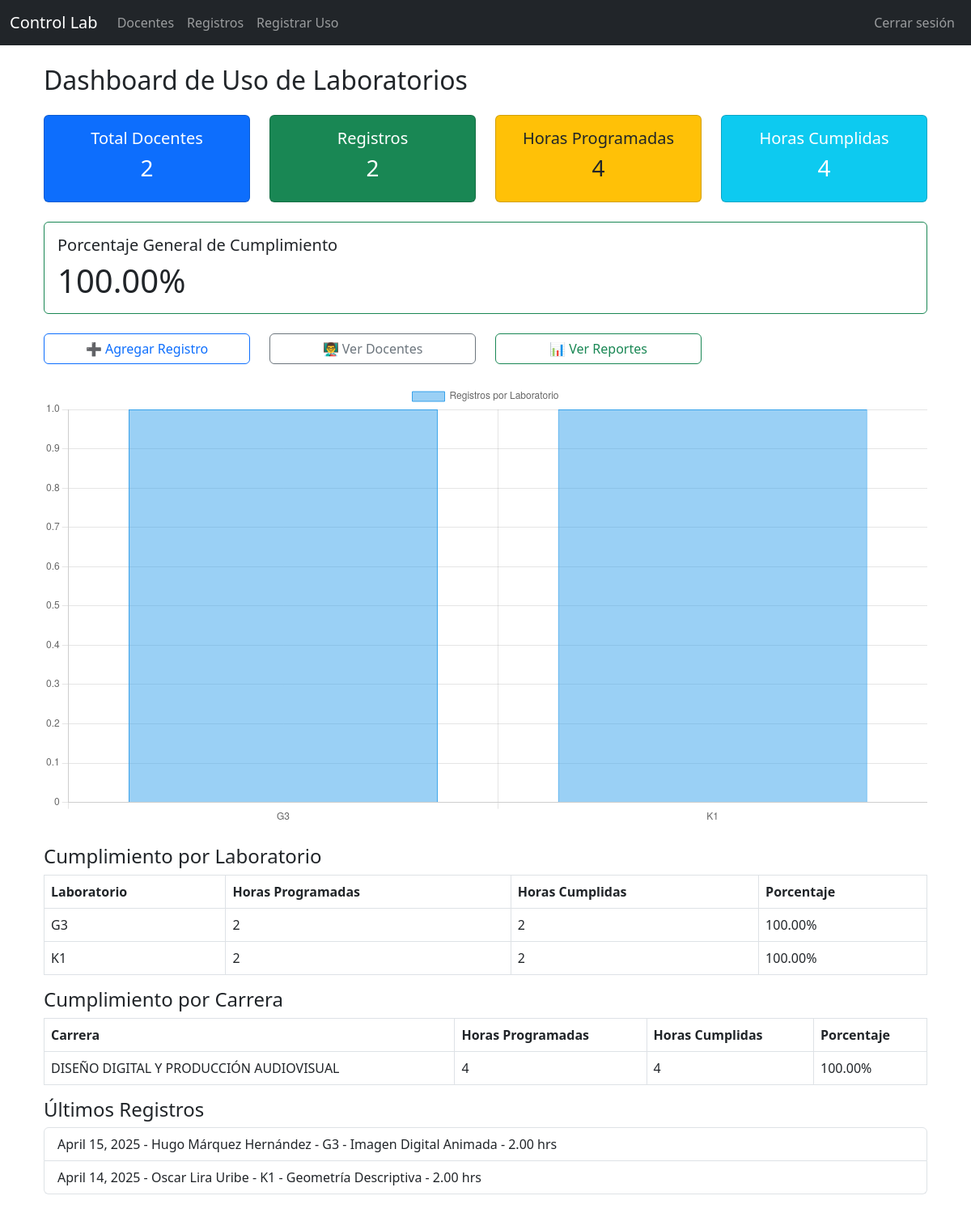
Before: / (signed in) with the older database file.
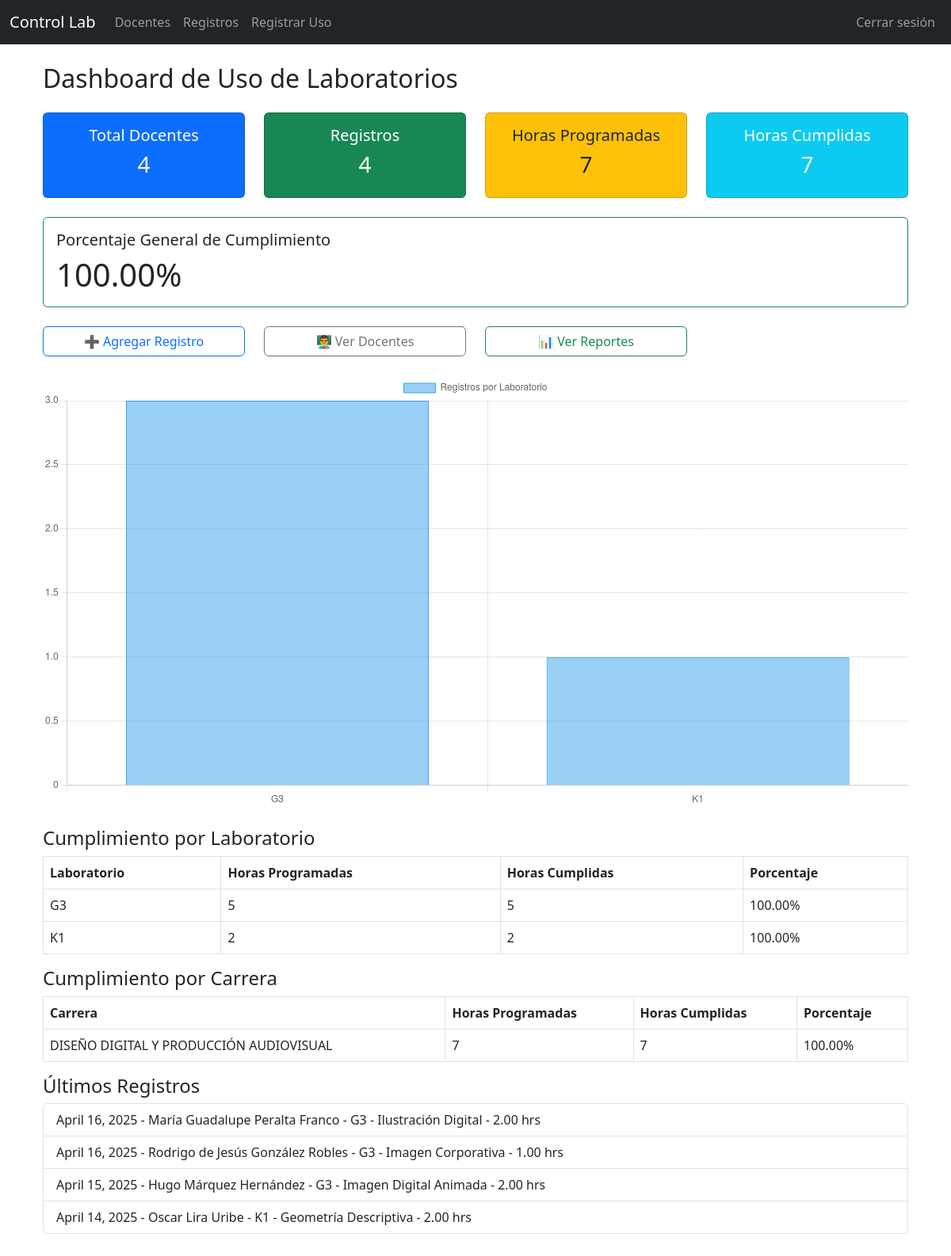
After: the same page with the newer database file.
### registros/models.py (models this page shows, shortened)
class RegistroUsoLaboratorio(models.Model):
    LABORATORIOS = [
        ('G1', 'Laboratorio G1'),
        ('G2', 'Laboratorio G2'),
        ('G3', 'Laboratorio G3'),
        ('G4', 'Laboratorio G4'),
        ('G5', 'Laboratorio G5'),
        ('G6', 'Laboratorio G6'),
        ('K1', 'Laboratorio K1'),
        ('K2', 'Laboratorio K2'),
        ('H1', 'Laboratorio H1'),
    ]
    fecha = models.DateField()
    laboratorio = models.CharField(max_length=50, choices=LABORATORIOS)
    grupo = models.CharField(max_length=20)
    numero_estudiantes = models.PositiveIntegerField("Número de estudiantes", default=0)
    docente = models.ForeignKey('Docente', on_delete=models.CASCADE)
    materia = models.CharField(max_length=100)
    carrera = models.CharField(max_length=100)
    unidad = models.CharField(max_length=50)
    tema = models.CharField(max_length=200)
    horas_programadas = models.DecimalField(max_digits=4, decimal_places=2)
    horas_cumplidas = models.DecimalField(max_digits=4, decimal_places=2)

class Docente(models.Model):
    nombre = models.CharField(max_length=100)
    cedula = models.CharField(max_length=10)
    carrera = models.CharField(max_length=100)

### registros/views.py (the view)
# urls.py: path('', views.dashboard, name='dashboard'),
@login_required
def dashboard(request):
    total_docentes = Docente.objects.count()
    total_registros = RegistroUsoLaboratorio.objects.count()
    total_horas_programadas = RegistroUsoLaboratorio.objects.aggregate(
        Sum('horas_programadas')
    )['horas_programadas__sum'] or 0
    total_horas_cumplidas = RegistroUsoLaboratorio.objects.aggregate(
        Sum('horas_cumplidas')
    )['horas_cumplidas__sum'] or 0
    ultimos_registros = RegistroUsoLaboratorio.objects.select_related('docente').order_by('-fecha')[:5]
    registros_por_laboratorio = RegistroUsoLaboratorio.objects.values('laboratorio').annotate(total=Count('id'))
    labels_labs = [r['laboratorio'] for r in registros_por_laboratorio]
    data_labs = [r['total'] for r in registros_por_laboratorio]
    porcentaje_cumplimiento = (
        round((total_horas_cumplidas / total_horas_programadas) * 100, 2)
        if total_horas_programadas else 0
    )
    cumplimiento_labs = RegistroUsoLaboratorio.objects.values('laboratorio').annotate(
        horas_programadas=Sum('horas_programadas'),
        horas_cumplidas=Sum('horas_cumplidas')
    ).annotate(
        porcentaje=ExpressionWrapper(
            F('horas_cumplidas') * 100.0 / F('horas_programadas'),
            output_field=FloatField()
        )
    )
    cumplimiento_carreras = RegistroUsoLaboratorio.objects.values('carrera').annotate(
        horas_programadas=Sum('horas_programadas'),
        horas_cumplidas=Sum('horas_cumplidas')
    ).annotate(
        porcentaje=ExpressionWrapper(
            F('horas_cumplidas') * 100.0 / F('horas_programadas'),
            output_field=FloatField()
        )
    )
    context = {
        'total_docentes': total_docentes,
        'total_registros': total_registros,
        'total_horas_programadas': total_horas_programadas,
        'total_horas_cumplidas': total_horas_cumplidas,
        'ultimos_registros': ultimos_registros,
        'labels_labs': labels_labs,
        'data_labs': data_labs,
        'porcentaje_cumplimiento': porcentaje_cumplimiento,
        'cumplimiento_labs': cumplimiento_labs,
        'cumplimiento_carreras': cumplimiento_carreras,
    }
    return render(request, 'registros/dashboard.html', context)

### registros/templates/registros/dashboard.html (shortened to what the changed rows need)
{% extends 'base.html' %}
{% load static %}
{% block content %}
<div class="container mt-4">
    <h2 class="mb-4">Dashboard de Uso de Laboratorios</h2>
    <div class="row text-center mb-4">
        <div class="col-md-3">
            <div class="card bg-primary text-white">
                <div class="card-body">
                    <h5>Total Docentes</h5>
                    <h3>{{ total_docentes }}</h3>
                </div>
            </div>
        </div>
        <div class="col-md-3">
            <div class="card bg-success text-white">
                <div class="card-body">
                    <h5>Registros</h5>
                    <h3>{{ total_registros }}</h3>
                </div>
            </div>
        </div>
        <div class="col-md-3">
            <div class="card bg-warning text-dark">
                <div class="card-body">
                    <h5>Horas Programadas</h5>
                    <h3>{{ total_horas_programadas }}</h3>
                </div>
            </div>
        </div>
        <div class="col-md-3">
            <div class="card bg-info text-white">
                <div class="card-body">
                    <h5>Horas Cumplidas</h5>
                    <h3>{{ total_horas_cumplidas }}</h3>
                </div>
            </div>
        </div>
    </div>
    <div class="row mb-4">
        <div class="col">
            <canvas id="graficaLabs"></canvas>
        </div>
    </div>
    <table class="table table-bordered">
        <thead>
            <tr>
                <th>Laboratorio</th>
                <th>Horas Programadas</th>
                <th>Horas Cumplidas</th>
                <th>Porcentaje</th>
            </tr>
        </thead>
        <tbody>
            {% for item in cumplimiento_labs %}
            <tr>
                <td>{{ item.laboratorio }}</td>
                <td>{{ item.horas_programadas }}</td>
                <td>{{ item.horas_cumplidas }}</td>
                <td>{{ item.porcentaje|floatformat:2 }}%</td>
            </tr>
            {% endfor %}
        </tbody>
    </table>
    <table class="table table-bordered">
        <thead>
            <tr>
                <th>Carrera</th>
                <th>Horas Programadas</th>
                <th>Horas Cumplidas</th>
                <th>Porcentaje</th>
            </tr>
        </thead>
        <tbody>
            {% for item in cumplimiento_carreras %}
            <tr>
                <td>{{ item.carrera }}</td>
                <td>{{ item.horas_programadas }}</td>
                <td>{{ item.horas_cumplidas }}</td>
                <td>{{ item.porcentaje|floatformat:2 }}%</td>
            </tr>
            {% endfor %}
        </tbody>
    </table>
    <ul class="list-group mb-5">
        {% for registro in ultimos_registros %}
        <li class="list-group-item">
            {{ registro.fecha }} - {{ registro.docente.nombre }} - {{ registro.laboratorio }} - {{ registro.materia }} - {{ registro.horas_cumplidas }} hrs
        </li>
        {% endfor %}
    </ul>
</div>
<script>
    const ctx = document.getElementById('graficaLabs').getContext('2d');
    const graficaLabs = new Chart(ctx, {
        type: 'bar',
        data: {
            labels: {{ labels_labs|safe }},
            datasets: [{
                label: 'Registros por Laboratorio',
                data: {{ data_labs|safe }},
                backgroundColor: 'rgba(54, 162, 235, 0.5)',
                borderColor: 'rgba(54, 162, 235, 1)',
                borderWidth: 1
            }]
        },
        options: {
            responsive: true,
            scales: {
                y: {
                    beginAtZero: true
                }
            }
        }
    });
</script>
{% endblock %}

Changed rows visible on the page:
added RegistroUsoLaboratorio: fecha "April 16, 2025", docente.nombre "María Guadalupe Peralta Franco", laboratorio "G3", materia "Ilustración Digital", horas_cumplidas "2.00"
added RegistroUsoLaboratorio: fecha "April 16, 2025", docente.nombre "Rodrigo de Jesús González Robles", laboratorio "G3", materia "Imagen Corporativa", horas_cumplidas "1.00"
Other visible differences:
{{ total_docentes }}: "2" → "4"
{{ total_registros }}: "2" → "4"
{{ total_horas_programadas }}: "4" → "7"
{{ total_horas_cumplidas }}: "4" → "7"
chart data {{ data_labs|safe }}: [1, 1] → [3, 1]
new list line: "G3 5 5 100.00 %"
new list line: "DISEÑO DIGITAL Y PRODUCCIÓN AUDIOVISUAL 7 7 100.00 %"
list line gone: "G3 2 2 100.00 %"
list line gone: "DISEÑO DIGITAL Y PRODUCCIÓN AUDIOVISUAL 4 4 100.00 %"
